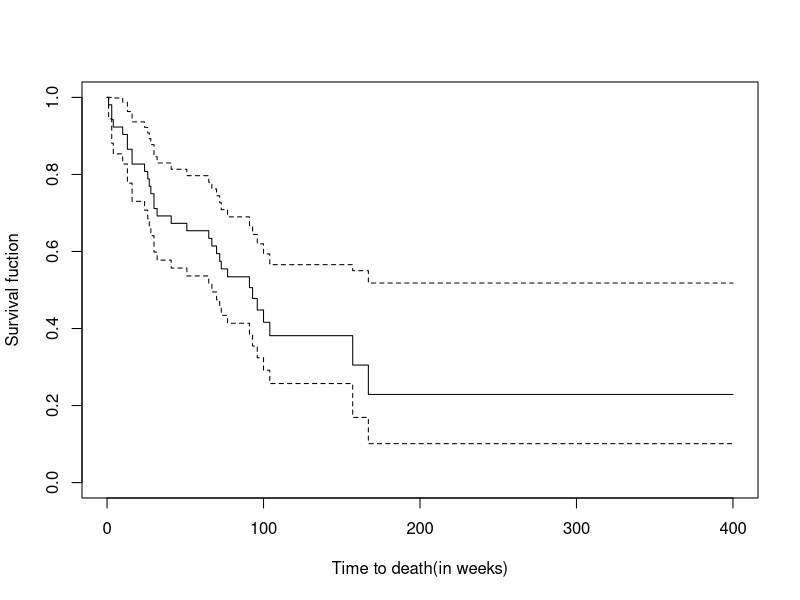

This chart was generated by the following R code:
## ---- chunk 1
#install.packages("KMsurv") #安裝套件
library(KMsurv)
data(tongue)
## ---- chunk 2
tongue.1<-tongue[tongue$type==1,]
## ---- chunk 3
library(survival)

r.km<-survfit(Surv(time,delta)~1,data=tongue.1)
summary(r.km)
## ---- chunk 4
r.t<-summary(r.km)$time #length(r.t)=27
r.t1<-c(0,r.t)
r.t2<-c(r.t,max(tongue.1$time))

t.range<-paste(r.t1,"<=t<",r.t2,sep="")
r.surv<-round(c(1,summary(r.km)$surv),digits=3)


r.table<-data.frame(1:length(t.range),t.range,r.surv)
colnames(r.table)<-c("index","time interval", "S(t)")
knitr::kable(r.table,align="cc")

## ---- chunk 5
plot(r.km, xlab = "Time to death(in weeks)",ylab = "Survival fuction")
## ---- chunk 6
#S(12)
round(summary(r.km)$surv[sum(summary(r.km)$time<=12)],digits=3)
round(summary(r.km)$std.err[sum(summary(r.km)$time<=12)],digits=3)

#S(60)
round(summary(r.km)$surv[sum(summary(r.km)$time<=60)],digits=3)
round(summary(r.km)$std.err[sum(summary(r.km)$time<=60)],digits=3)

